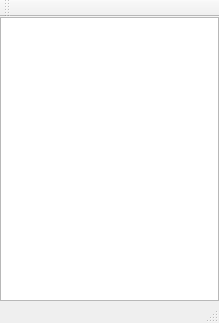
<?xml version="1.0" encoding="UTF-8"?>
<ui version="4.0">
 <class>ApplicationWindow</class>
 <widget class="QMainWindow" name="ApplicationWindow">
  <property name="geometry">
   <rect>
    <x>0</x>
    <y>0</y>
    <width>219</width>
    <height>323</height>
   </rect>
  </property>
  <property name="windowTitle">
   <string>ApplicationWindow</string>
  </property>
  <widget class="QWidget" name="centralWidget">
   <layout class="QVBoxLayout" name="verticalLayout">
    <property name="spacing">
     <number>0</number>
    </property>
    <property name="leftMargin">
     <number>0</number>
    </property>
    <property name="topMargin">
     <number>0</number>
    </property>
    <property name="rightMargin">
     <number>0</number>
    </property>
    <property name="bottomMargin">
     <number>0</number>
    </property>
    <item>
     <widget class="QListView" name="m_clients_list_view"/>
    </item>
   </layout>
  </widget>
  <widget class="QMenuBar" name="menuBar">
   <property name="geometry">
    <rect>
     <x>0</x>
     <y>0</y>
     <width>219</width>
     <height>21</height>
    </rect>
   </property>
  </widget>
  <widget class="QToolBar" name="mainToolBar">
   <attribute name="toolBarArea">
    <enum>TopToolBarArea</enum>
   </attribute>
   <attribute name="toolBarBreak">
    <bool>false</bool>
   </attribute>
  </widget>
  <widget class="QStatusBar" name="statusBar"/>
 </widget>
 <layoutdefault spacing="6" margin="11"/>
 <resources/>
 <connections/>
</ui>
